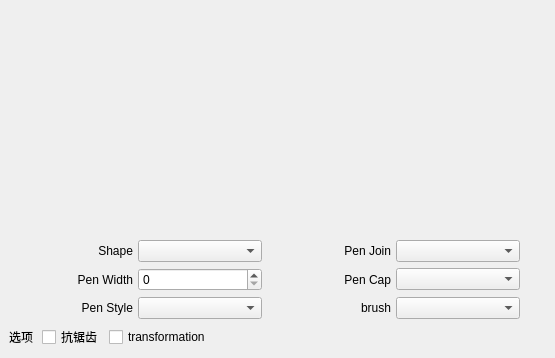
<?xml version="1.0" encoding="UTF-8"?>
<ui version="4.0">
 <class>MainWindow</class>
 <widget class="QMainWindow" name="MainWindow">
  <property name="geometry">
   <rect>
    <x>0</x>
    <y>0</y>
    <width>555</width>
    <height>358</height>
   </rect>
  </property>
  <property name="windowTitle">
   <string>MainWindow</string>
  </property>
  <widget class="QWidget" name="centralwidget">
   <layout class="QGridLayout" name="gridLayout_2" columnstretch="10,15,1">
    <item row="0" column="0" colspan="3">
     <widget class="RenderArea" name="renderAre" native="true">
      <property name="layoutDirection">
       <enum>Qt::LeftToRight</enum>
      </property>
     </widget>
    </item>
    <item row="1" column="0" colspan="2">
     <layout class="QGridLayout" name="gridLayout">
      <property name="horizontalSpacing">
       <number>5</number>
      </property>
      <item row="0" column="0">
       <widget class="QLabel" name="label">
        <property name="text">
         <string>Shape</string>
        </property>
        <property name="alignment">
         <set>Qt::AlignRight|Qt::AlignTrailing|Qt::AlignVCenter</set>
        </property>
       </widget>
      </item>
      <item row="0" column="1">
       <widget class="QComboBox" name="shape"/>
      </item>
      <item row="0" column="2">
       <widget class="QLabel" name="label_4">
        <property name="text">
         <string>Pen Join</string>
        </property>
        <property name="alignment">
         <set>Qt::AlignRight|Qt::AlignTrailing|Qt::AlignVCenter</set>
        </property>
       </widget>
      </item>
      <item row="0" column="3">
       <widget class="QComboBox" name="penJoinComboBox"/>
      </item>
      <item row="1" column="0">
       <widget class="QLabel" name="label_2">
        <property name="text">
         <string> Pen Width</string>
        </property>
        <property name="alignment">
         <set>Qt::AlignRight|Qt::AlignTrailing|Qt::AlignVCenter</set>
        </property>
       </widget>
      </item>
      <item row="1" column="2">
       <widget class="QLabel" name="label_6">
        <property name="text">
         <string>Pen Cap</string>
        </property>
        <property name="alignment">
         <set>Qt::AlignRight|Qt::AlignTrailing|Qt::AlignVCenter</set>
        </property>
       </widget>
      </item>
      <item row="1" column="3">
       <widget class="QComboBox" name="penCapComboBox"/>
      </item>
      <item row="2" column="0">
       <widget class="QLabel" name="label_3">
        <property name="text">
         <string>Pen Style</string>
        </property>
        <property name="alignment">
         <set>Qt::AlignRight|Qt::AlignTrailing|Qt::AlignVCenter</set>
        </property>
       </widget>
      </item>
      <item row="2" column="1">
       <widget class="QComboBox" name="penStyleComboBox"/>
      </item>
      <item row="2" column="2">
       <widget class="QLabel" name="label_5">
        <property name="text">
         <string>brush</string>
        </property>
        <property name="alignment">
         <set>Qt::AlignRight|Qt::AlignTrailing|Qt::AlignVCenter</set>
        </property>
       </widget>
      </item>
      <item row="2" column="3">
       <widget class="QComboBox" name="brushStyleComboBox"/>
      </item>
      <item row="1" column="1">
       <widget class="QSpinBox" name="penWidthSpinBox"/>
      </item>
     </layout>
    </item>
    <item row="1" column="2">
     <spacer name="horizontalSpacer_2">
      <property name="orientation">
       <enum>Qt::Horizontal</enum>
      </property>
      <property name="sizeHint" stdset="0">
       <size>
        <width>18</width>
        <height>20</height>
       </size>
      </property>
     </spacer>
    </item>
    <item row="2" column="0">
     <layout class="QHBoxLayout" name="horizontalLayout">
      <property name="sizeConstraint">
       <enum>QLayout::SetMaximumSize</enum>
      </property>
      <item>
       <widget class="QLabel" name="label_7">
        <property name="text">
         <string>选项</string>
        </property>
       </widget>
      </item>
      <item>
       <widget class="QCheckBox" name="antialiasingCheckBox">
        <property name="text">
         <string>抗锯齿</string>
        </property>
       </widget>
      </item>
      <item>
       <widget class="QCheckBox" name="transformationsCheckBox">
        <property name="text">
         <string>transformation</string>
        </property>
       </widget>
      </item>
     </layout>
    </item>
    <item row="2" column="1" colspan="2">
     <spacer name="horizontalSpacer">
      <property name="orientation">
       <enum>Qt::Horizontal</enum>
      </property>
      <property name="sizeHint" stdset="0">
       <size>
        <width>330</width>
        <height>20</height>
       </size>
      </property>
     </spacer>
    </item>
   </layout>
  </widget>
 </widget>
 <customwidgets>
  <customwidget>
   <class>RenderArea</class>
   <extends>QWidget</extends>
   <header>renderarea.h</header>
   <container>1</container>
  </customwidget>
 </customwidgets>
 <resources/>
 <connections/>
</ui>
